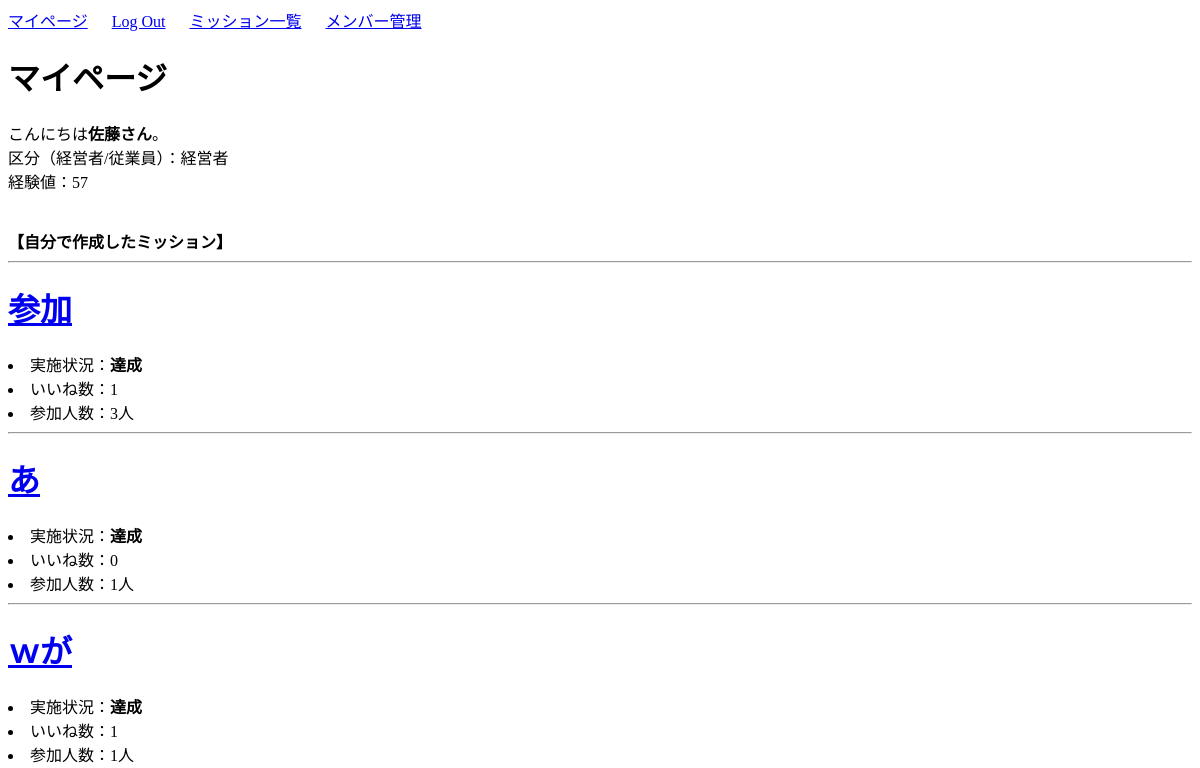
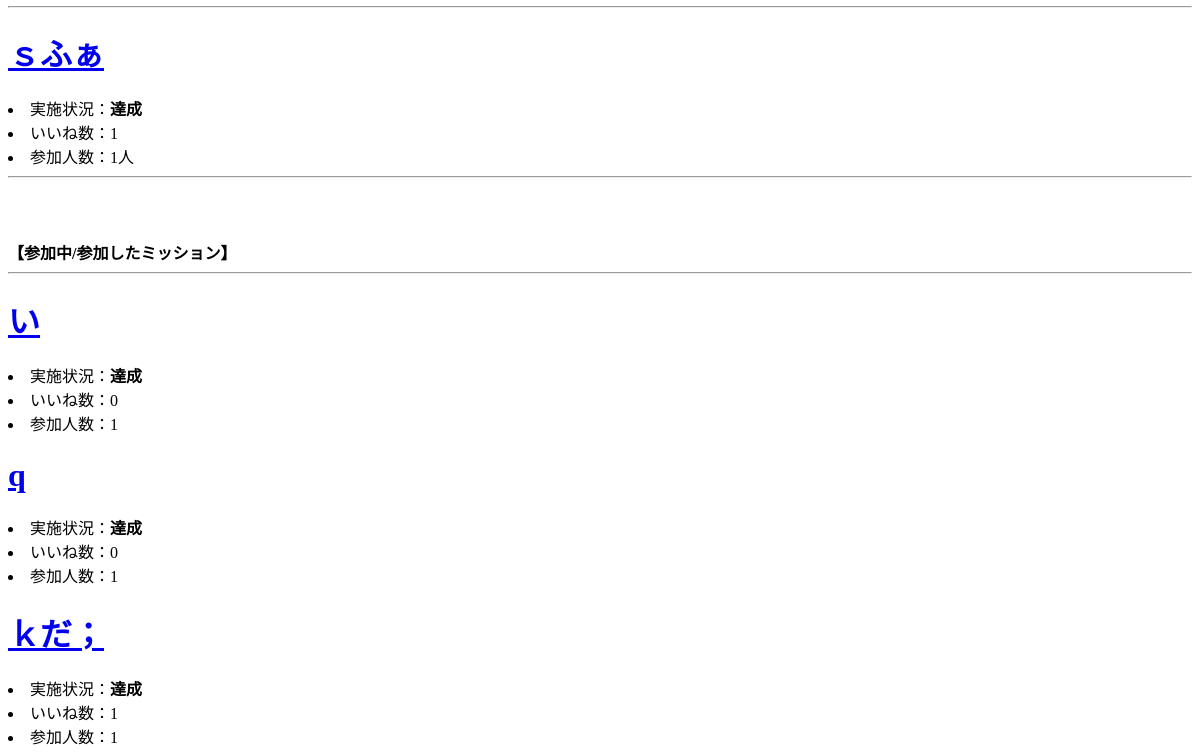
The app's page / (signed in), older data (2 pictures, top to bottom).
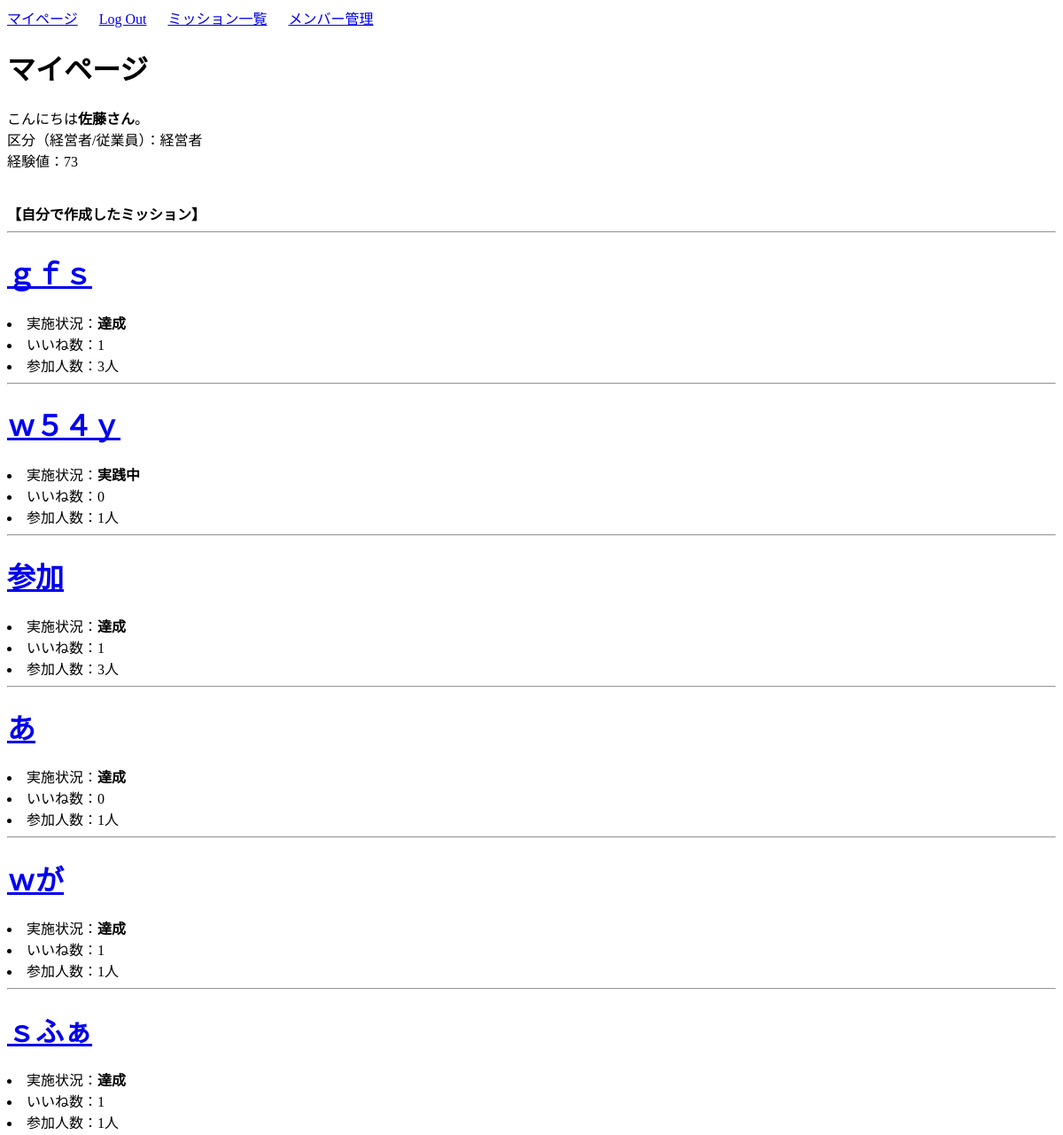
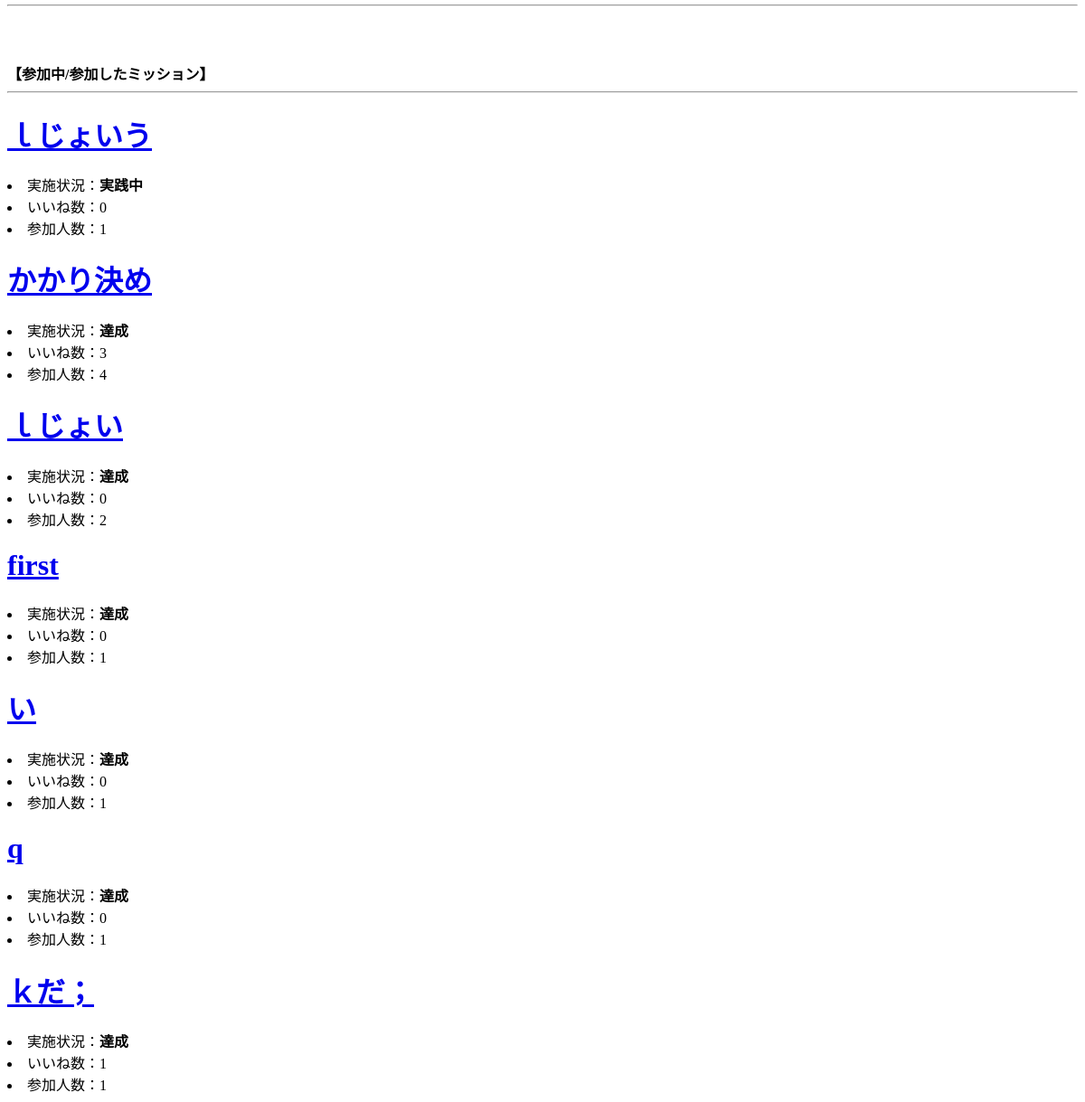
The same page, newer data (2 pictures, top to bottom).
### user/models.py (models this page shows, shortened)
class Profile(models.Model):
    user = models.OneToOneField(User, on_delete=models.CASCADE)
    kubun = models.CharField(verbose_name='区分',
                             max_length=2,
                             choices=KUBUN_CHOICES,
                             blank=True)
    exp_total = models.IntegerField(verbose_name='経験値', default=10)
    create_count = models.IntegerField(default=0)         # ミッション作成回数
    my_success_count = models.IntegerField(default=0)     # 自ら作成したミッションの達成数
    join_count = models.IntegerField(default=0)           # ミッション参加回数
    team_success_count = models.IntegerField(default=0)   # 参加したミッションの達成回数

### mission/models.py (models this page shows, shortened)
class Mission(models.Model):
    author = models.ForeignKey(User, on_delete=models.CASCADE)
    title = models.CharField(max_length=100)
    content = models.TextField()
    date_posted = models.DateTimeField(default=timezone.now)
    mission_flg = models.IntegerField(choices=EXAMPLE_FLG, default=0)  # 達成状況(0:実践中 / 1:達成)
    cost_exp = models.IntegerField(default=3)                          # 作成時に消費されるポイント(使えていない)
    success_exp = models.IntegerField(default=10)                      # クリア報酬ポイント
    good_count = models.IntegerField(default=0)                        # いいね数
    participants = models.IntegerField(default=0)                      # 参加者数
    participants_list_text = models.CharField(max_length=200, default='')          # 参加者リスト(文字列で保存)
    participants_list = models.ManyToManyField(Profile)                # 参加者リスト(他対他)

### user/views.py (the view)
# urls.py: path('', views.expmain, name='expmain'),
def expmain(request):
    if request.user.is_authenticated:
        profiles = Profile.objects.filter(user__username=request.user.username)
        profile = profiles[0]
        my_missions = Mission.objects.filter(author=request.user)   # 自分が作成したミッション
        join_missions = profile.mission_set.all                     # 自分が参加したミッション
        contents = {
            "profile": profile,
            "total_exp": total_exp,
            "my_missions": my_missions,
            "join_missions": join_missions,
        }
    else:
        contents = {}
    return render(request, 'user/expmain.html', contents)

### user/templates/user/expmain.html (shortened to what this page needs)
{% extends 'mission/base.html' %}
{% block body %}
<!DOCTYPE html>
<html>
<head>
</head>
<body>
    <h1>マイページ</h1>
    {% if user.is_authenticated %}
    こんにちは<b>{{ profile.user.username }}さん</b>。
    <br>
    {% if profile %}
    区分（経営者/従業員）：{{ profile.get_kubun_display }}
    <br>
    経験値：{{ profile.exp_total }}
    <br>
    <br>
    <br>
    <b>【自分で作成したミッション】</b>
    <hr>
    {% for mission in my_missions reversed %}
    <h1><a href="{% url 'mission-detail' mission.id %}">{{ mission.title }}</a></h1>
    <li>実施状況：<b>{{ mission.get_mission_flg_display }}</b></li>
    <li>いいね数：{{ mission.good_count }}</li>
    <li>参加人数：{{ mission.participants }}人</li>
    <hr>
    {% endfor %}
    <br>
    <br>
    <br>
    <b>【参加中/参加したミッション】</b>
    <hr>
    {% for item in join_missions reversed  %}
    <h1><a href="{% url 'mission-detail' item.id %}">{{ item.title }}</a></h1>
    <li>実施状況：<b>{{ item.get_mission_flg_display }}</b></li>
    <li>いいね数：{{ item.good_count }}</li>
    <li>参加人数：{{ item.participants }}</li>
    {% endfor %}
    {% else %}
    <p>データがありません。</p>
    {% endif %}
    {% else %}
    <h3>loginしてください。</h3>
    {% endif %}
</body>
</html>
{% endblock body %}

Row changes from the older to the newer data that the page shows:
changed Profile "経営者": exp_total "57" → "73"
added Mission: title "ｇｆｓ", mission_flg "達成", good_count "1", participants "3", shown under "マイページ"
added Mission: title "ｗ５４ｙ", mission_flg "実践中", good_count "0", participants "1", shown under "マイページ"
added Mission: title "ｌじょいう", mission_flg "実践中", good_count "0", participants "1"
added Mission: title "かかり決め", mission_flg "達成", good_count "3", participants "4"
added Mission: title "ｌじょい", mission_flg "達成", good_count "0", participants "2"
now on this page (row edited): Mission: title "first", mission_flg "達成", good_count "0", participants "1"
